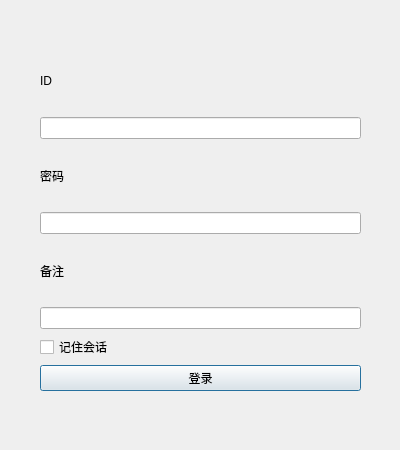
<?xml version="1.0" encoding="UTF-8"?>
<ui version="4.0">
 <class>LoginDialog</class>
 <widget class="QDialog" name="LoginDialog">
  <property name="geometry">
   <rect>
    <x>0</x>
    <y>0</y>
    <width>400</width>
    <height>450</height>
   </rect>
  </property>
  <property name="windowTitle">
   <string>登录</string>
  </property>
  <widget class="QWidget" name="">
   <property name="geometry">
    <rect>
     <x>40</x>
     <y>50</y>
     <width>321</width>
     <height>341</height>
    </rect>
   </property>
   <layout class="QGridLayout" name="gridLayout">
    <item row="0" column="0">
     <widget class="QLabel" name="label_ID">
      <property name="text">
       <string>ID</string>
      </property>
     </widget>
    </item>
    <item row="1" column="0">
     <widget class="QLineEdit" name="lineEdit_ID"/>
    </item>
    <item row="2" column="0">
     <widget class="QLabel" name="label_PassWord">
      <property name="text">
       <string>密码</string>
      </property>
     </widget>
    </item>
    <item row="3" column="0">
     <widget class="QLineEdit" name="lineEdit_PassWord"/>
    </item>
    <item row="4" column="0">
     <widget class="QLabel" name="label_Remark">
      <property name="text">
       <string>备注</string>
      </property>
     </widget>
    </item>
    <item row="5" column="0">
     <widget class="QLineEdit" name="lineEdit_Remark"/>
    </item>
    <item row="6" column="0">
     <widget class="QCheckBox" name="checkBox_Save">
      <property name="text">
       <string>记住会话</string>
      </property>
     </widget>
    </item>
    <item row="7" column="0">
     <widget class="QPushButton" name="pushButton_LoginIn">
      <property name="text">
       <string>登录</string>
      </property>
     </widget>
    </item>
   </layout>
  </widget>
 </widget>
 <resources/>
 <connections/>
</ui>
